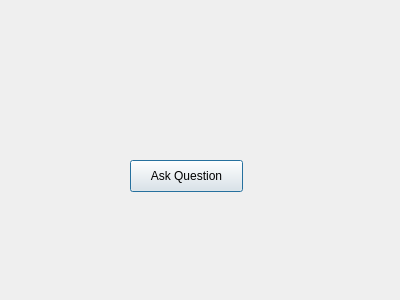
<?xml version="1.0" encoding="UTF-8"?>
<ui version="4.0">
 <class>Dialog</class>
 <widget class="QDialog" name="Dialog">
  <property name="geometry">
   <rect>
    <x>0</x>
    <y>0</y>
    <width>400</width>
    <height>300</height>
   </rect>
  </property>
  <property name="windowTitle">
   <string>Dialog</string>
  </property>
  <widget class="QPushButton" name="pushButton">
   <property name="geometry">
    <rect>
     <x>130</x>
     <y>160</y>
     <width>113</width>
     <height>32</height>
    </rect>
   </property>
   <property name="text">
    <string>Ask Question</string>
   </property>
  </widget>
 </widget>
 <resources/>
 <connections/>
</ui>
